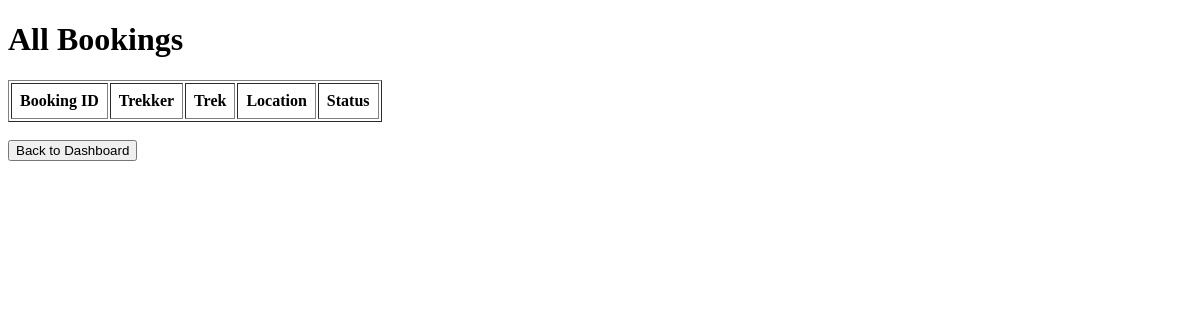
Page /view_bookings (signed in) on the earlier database version.
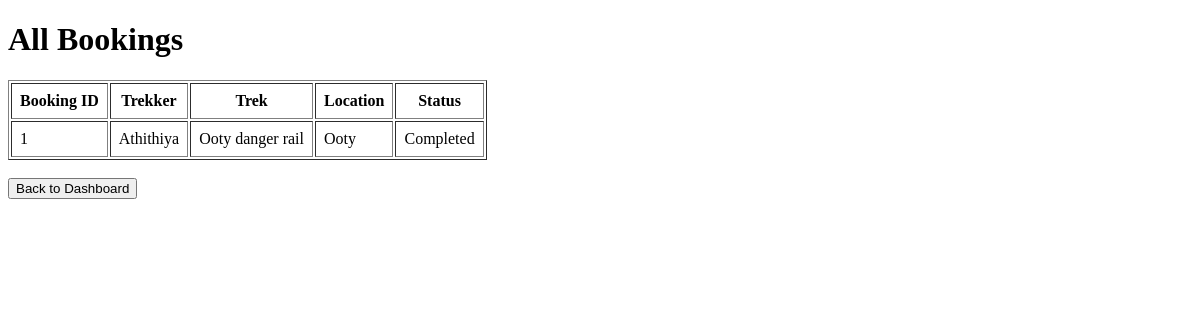
Same page on the later database version.
### models.py (models this page shows)
class Booking(db.Model):
    id = db.Column(db.Integer, primary_key=True)
    user_id = db.Column(db.Integer, db.ForeignKey("user.id"), nullable=False)
    trek_id = db.Column(db.Integer, db.ForeignKey("trek.id"), nullable=False)
    booking_status = db.Column(db.String(20), default="Booked")
    booking_date = db.Column(db.String(30))
    payment_status = db.Column(db.String(20), default="Pending")

class User(db.Model):
    id = db.Column(db.Integer, primary_key=True)
    name = db.Column(db.String(100), nullable=False)
    username = db.Column(db.String(50), unique=True, nullable=False)
    password = db.Column(db.String(200), nullable=False)
    role = db.Column(db.String(20), nullable=False)
    is_active = db.Column(db.Boolean, default=True)
    bookings = db.relationship("Booking", backref="user", lazy=True)

class Trek(db.Model):
    id = db.Column(db.Integer, primary_key=True)
    trek_name = db.Column(db.String(100), nullable=False)
    location = db.Column(db.String(100), nullable=False)
    difficulty = db.Column(db.String(20), nullable=False)
    duration = db.Column(db.String(30), nullable=False)
    available_slots = db.Column(db.Integer, nullable=False)
    assigned_staff = db.Column(db.Integer)
    status = db.Column(db.String(20), default="Open")
    description = db.Column(db.String(300))
    bookings = db.relationship("Booking", backref="trek", lazy=True)

### app.py (the view)
@app.route("/view_bookings")
def view_bookings():
    if "user_id" not in session or session["role"] != "admin":
        return redirect("/login")
    bookings = Booking.query.all()
    return render_template(
        "view_bookings.html",
        bookings=bookings
    )

### templates/view_bookings.html (shortened to what this page needs)
<!DOCTYPE html>
<html>
<head>
</head>
<body>
<h1>All Bookings</h1>
<table border="1" cellpadding="8">
<tr>
    <th>Booking ID</th>
    <th>Trekker</th>
    <th>Trek</th>
    <th>Location</th>
    <th>Status</th>
</tr>
{% for booking in bookings %}
<tr>
<td>{{ booking.id }}</td>
<td>{{ booking.user.name }}</td>
<td>{{ booking.trek.trek_name }}</td>
<td>{{ booking.trek.location }}</td>
<td>{{ booking.booking_status }}</td>
</tr>
{% endfor %}
</table>
<br>
<a href="/admin">
    <button>Back to Dashboard</button>
</a>
</body>
</html>

Differences in the rows shown:
added Booking: id "1", user.name "Athithiya", trek.trek_name "Ooty danger rail", trek.location "Ooty", booking_status "Completed"
